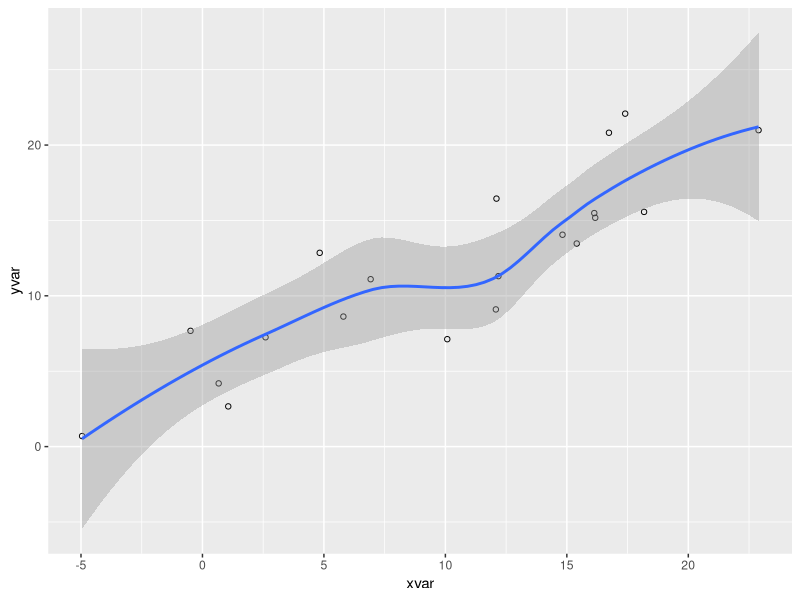

The R script that drew this image:
## ---- chunk 1
#| fold: true

library(ggplot2)
dat <- data.frame(cond = rep(c("A", "B"), each=10),
                  xvar = 1:20 + rnorm(20,sd=3),
                  yvar = 1:20 + rnorm(20,sd=3))

ggplot(dat, aes(x=xvar, y=yvar)) +
    geom_point(shape=1) + 
    geom_smooth() 
